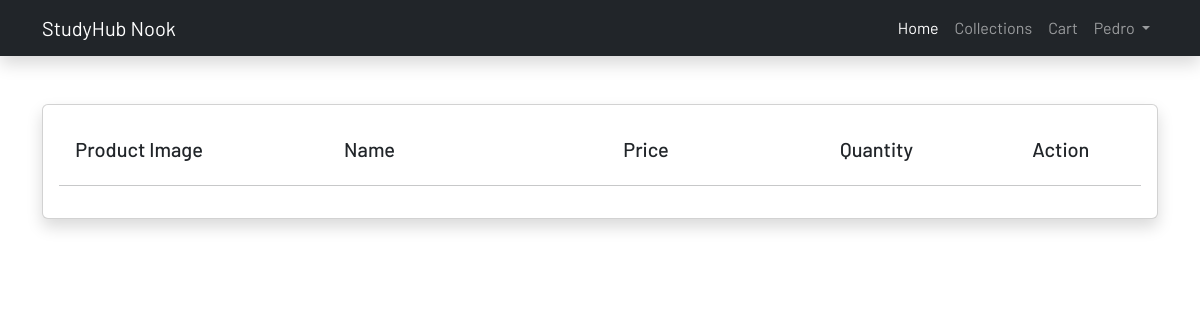
/cart.php (signed in), run on an earlier commit of the app's database.
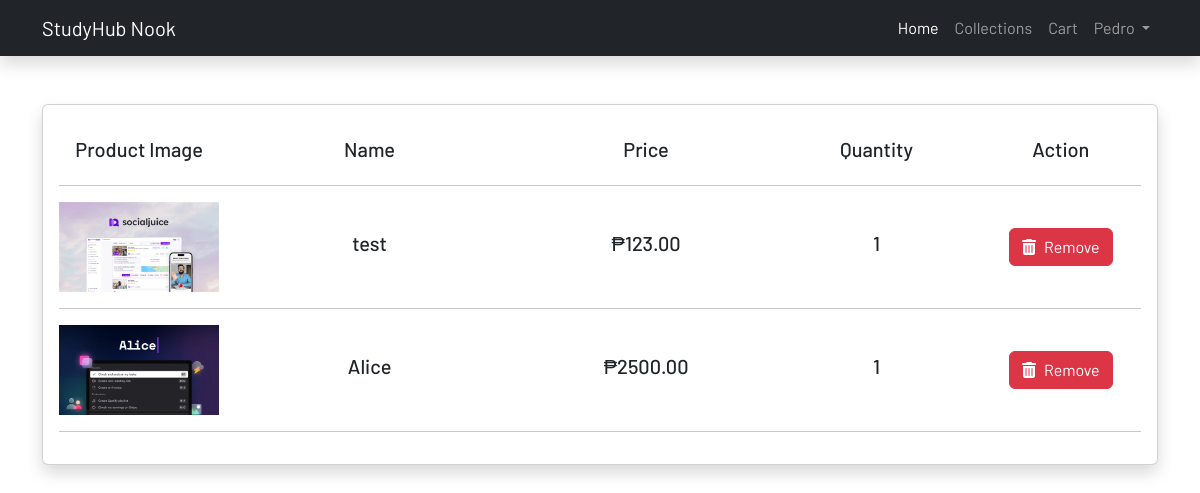
And on a later commit of the database.
### tables this page shows
CREATE TABLE `carts` (
  `id` int(11) NOT NULL,
  `user_id` int(11) NOT NULL,
  `prod_id` int(11) NOT NULL,
  `prod_qty` int(11) NOT NULL,
  `created_at` timestamp NOT NULL DEFAULT current_timestamp() ON UPDATE current_timestamp()
);

CREATE TABLE `products` (
  `id` int(11) NOT NULL,
  `category_id` int(11) NOT NULL,
  `name` varchar(255) NOT NULL,
  `slug` varchar(255) NOT NULL,
  `small_description` text DEFAULT NULL,
  `description` text DEFAULT NULL,
  `original_price` decimal(10,2) NOT NULL,
  `selling_price` decimal(10,2) NOT NULL,
  `image` varchar(255) DEFAULT NULL,
  `qty` int(11) NOT NULL,
  `status` tinyint(1) NOT NULL DEFAULT 0,
  `trending` tinyint(1) NOT NULL DEFAULT 0,
  `meta_title` varchar(255) DEFAULT NULL,
  `meta_keywords` text DEFAULT NULL,
  `meta_description` text DEFAULT NULL,
  `created_at` timestamp NOT NULL DEFAULT current_timestamp(),
  `updated_at` timestamp NOT NULL DEFAULT current_timestamp() ON UPDATE current_timestamp()
);

### functions/userfunctions.php (called while the page is built, shortened)
<?php
include('config/dbcon.php');
function getCartItems()
{
    global $con;
    $userId = $_SESSION['auth_user']['user_id'];
    $query = "SELECT c.id as cid, c.prod_id, c.prod_qty, p.id as pid, p.name, p.image, p.selling_price
            FROM carts c, products p WHERE c.prod_id = p.id AND c.user_id='$userId' ORDER BY c.id DESC";
    return $query_run = mysqli_query($con, $query);
}
?>

### cart.php (the view, shortened to what this page needs)
<?php
include('functions/userfunctions.php');
include('includes/header.php');
?>
<div class="py-5">
    <div class="container">
        <div class="card card-body shadow">
            <div class="row">
                <div class="col-md-12">
                        <div class="row align-items-center mt-3 text-center">
                            <div class="col-md-2">
                                <h5>Product Image</h5>
                            </div>
                            <div class="col-md-3">
                                <h5>Name</h5>
                            </div>
                            <div class="col-md-3">
                                <h5>Price</h5>
                            </div>
                            <div class="col-md-2">
                                <h5>Quantity</h5>
                            </div>
                            <div class="col-md-2">
                                <h5>Action</h5>
                            </div>
                        </div>
                        <div id="mycart">
                            <hr>
                        <?php
                            $items = getCartItems();
                            foreach($items as $citem) {
                            ?>
                                <div class="row align-items-center mt-1 mb-1 text-center">
                                    <div class="col-md-2">
                                        <img src="uploads/<?= $citem['image'] ?>" alt="Product Image" class="w-100">
                                    </div>
                                    <div class="col-md-3">
                                        <h5><?= $citem['name'] ?></h5>
                                    </div>
                                    <div class="col-md-3">
                                        <h5>₱<?= $citem['selling_price'] ?></h5>
                                    </div>
                                    <div class="col-md-2">
                                        <h5><?= $citem['prod_qty']?></h5>
                                    </div>
                                    <div class="col-md-2">
                                        <button class="btn btn-danger deleteItem" value="<?= $citem['cid'];?>"><i class="fa fa-trash me-2"></i>Remove</button>
                                    </div>
                                </div>
                                <hr>
                            <?php
                            }
                        ?>
                    </div>
                </div>
            </div>
        </div>
    </div>
</div>
<?php include('includes/footer.php'); ?>

### includes/header.php (shortened to what this page needs)
<!doctype html>
<html lang="en">
  <head>
    <link href="assets/css/bootstrap.min.css" rel="stylesheet">
    <link rel="stylesheet" href="assets/css/custom.css">
  </head>
  <body>
    <?php include('navbar.php'); ?>

### includes/navbar.php (shortened to what this page needs)
<nav class="navbar navbar-expand-lg navbar-dark bg-dark shadow">
  <div class="container">
    <a class="navbar-brand" href="index.php">StudyHub Nook</a>
    <div class="collapse navbar-collapse" id="navbarNavDropdown">
      <ul class="navbar-nav ms-auto">
        <li class="nav-item">
          <a class="nav-link active" aria-current="page" href="index.php">Home</a>
        </li>
        <li class="nav-item">
          <a class="nav-link" href="categories.php">Collections</a>
        </li>
        <li class="nav-item">
          <a class="nav-link" href="cart.php">Cart</a>
        </li>
        <?php
          if(isset($_SESSION['auth'])) {
            ?>
              <li class="nav-item dropdown">
              <a class="nav-link dropdown-toggle" href="#" role="button" data-bs-toggle="dropdown" aria-expanded="false">
                <?= $_SESSION['auth_user']['name']; ?>
              </a>
            </li>
            <?php
          }
        ?>
      </ul>
    </div>
  </div>
</nav>

### includes/footer.php (shortened to what this page needs)
  </body>
</html>

### assets/css/custom.css (style rules this page uses)
* { font-family: 'Barlow', sans-serif; }
a { text-decoration: none !important; }

What changed in the data, as far as the page shows it:
added carts: products.image (picture), products.name "test", products.selling_price "123.00", prod_qty "1", $citem['cid'] 5 (drawn)
added carts: products.image (picture), products.name "Alice", products.selling_price "2500.00", prod_qty "1", $citem['cid'] 4 (drawn)
